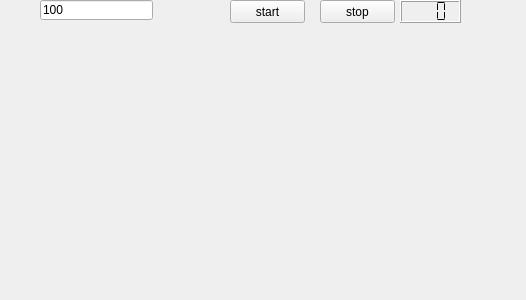
<?xml version="1.0" encoding="UTF-8"?>
<ui version="4.0">
 <class>Widget</class>
 <widget class="QWidget" name="Widget">
  <property name="geometry">
   <rect>
    <x>0</x>
    <y>0</y>
    <width>526</width>
    <height>300</height>
   </rect>
  </property>
  <property name="windowTitle">
   <string>Widget</string>
  </property>
  <widget class="QPushButton" name="buttonStart">
   <property name="geometry">
    <rect>
     <x>230</x>
     <y>0</y>
     <width>75</width>
     <height>23</height>
    </rect>
   </property>
   <property name="text">
    <string>start</string>
   </property>
  </widget>
  <widget class="QPushButton" name="buttonStop">
   <property name="geometry">
    <rect>
     <x>320</x>
     <y>0</y>
     <width>75</width>
     <height>23</height>
    </rect>
   </property>
   <property name="text">
    <string>stop</string>
   </property>
  </widget>
  <widget class="QLCDNumber" name="lcdNumber">
   <property name="geometry">
    <rect>
     <x>400</x>
     <y>0</y>
     <width>61</width>
     <height>23</height>
    </rect>
   </property>
   <property name="smallDecimalPoint">
    <bool>true</bool>
   </property>
   <property name="digitCount">
    <number>3</number>
   </property>
   <property name="mode">
    <enum>QLCDNumber::Dec</enum>
   </property>
   <property name="segmentStyle">
    <enum>QLCDNumber::Flat</enum>
   </property>
  </widget>
  <widget class="QLineEdit" name="lineEdit">
   <property name="geometry">
    <rect>
     <x>40</x>
     <y>0</y>
     <width>113</width>
     <height>20</height>
    </rect>
   </property>
   <property name="text">
    <string>100</string>
   </property>
  </widget>
 </widget>
 <layoutdefault spacing="6" margin="11"/>
 <resources/>
 <connections/>
</ui>
